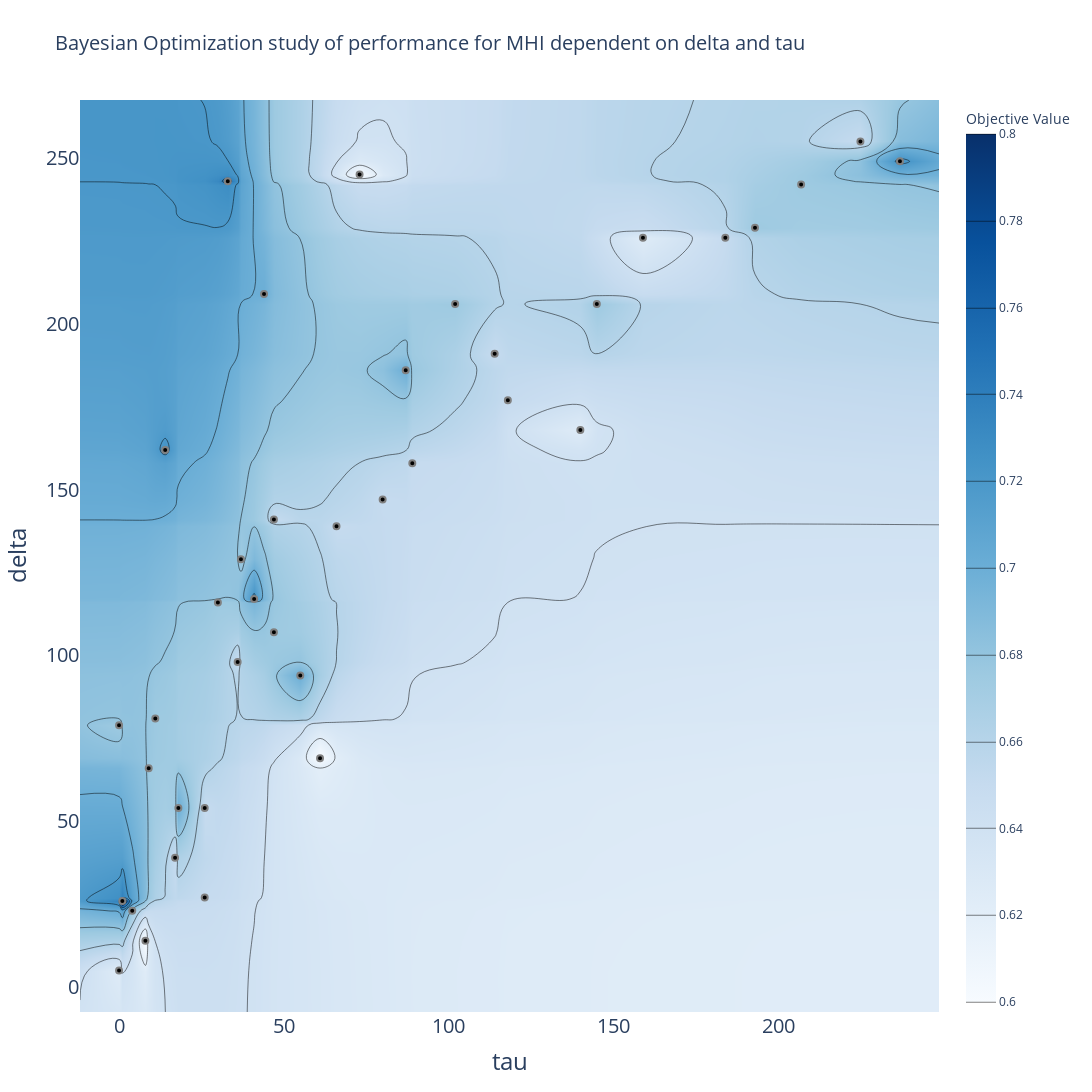

The notebook cell saved with this chart:
### Code cell
fig.update_layout(width=1200, height=1200)
# Update x-axis properties
fig.update_xaxes(
    title="tau",  # Set the name of the x-axis
    tickfont=dict(size=20),  # Set the size of tick labels
    title_font=dict(size=24) # Set the size of the axis title
)

# Update y-axis properties
fig.update_yaxes(
    title="delta",  # Set the name of the y-axis
    tickfont=dict(size=20),  # Set the size of tick labels
    title_font=dict(size=24) # Set the size of the axis title
)

fig.update_layout(title_text="Bayesian Optimization study of performance for MHI dependent on delta and tau", title_font_size=20)  # Set the title and its font size

fig.show()

### Figure 1 — Plotly figure (JSON) as saved in the notebook; plotly's stock layout.template omitted (floating-point values rounded to 4 significant figures; data arrays with more than 128 entries replaced by an {"elided": "..."} marker saying what was removed)
{"data": [{"autocontour": true, "colorbar": {"title": {"text": "Objective Value"}}, "colorscale": [[0, "rgb(247,251,255)"], [0.125, "rgb(222,235,247)"], [0.25, "rgb(198,219,239)"], [0.375, "rgb(158,202,225)"], [0.5, "rgb(107,174,214)"], [0.625, "rgb(66,146,198)"], [0.75, "rgb(33,113,181)"], [0.875, "rgb(8,81,156)"], [1, "rgb(8,48,107)"]], "connectgaps": true, "contours": {"coloring": "heatmap", "end": 0.8, "size": 0.02, "start": 0.6}, "hoverinfo": "none", "line": {"smoothing": 1.3}, "reversescale": false, "type": "contour", "x": [-11.85, 0, 1, 4, 8, 9, 11, 14, 17, 18, 26, 30, 33, 36, 37, 41, 44, 47, 55, 61, 66, 73, 80, 87, 89, 102, 114, 118, 140, 145, 159, 184, 193, 207, 225, 237, 248.8], "y": [-7.5, 5, 14, 23, 26, 27, 39, 54, 66, 69, 79, 81, 94, 98, 107, 116, 117, 129, 139, 141, 147, 158, 162, 168, 177, 186, 191, 206, 209, 226, 229, 242, 243, 245, 249, 255, 267.5], "z": {"elided": "37x37 float values"}}, {"marker": {"color": "black", "line": {"color": "Gray", "width": 2}}, "mode": "markers", "name": "Feasible Trial", "showlegend": false, "type": "scatter", "x": [11, 140, 237, 66, 8, 1, 33, 118, 61, 26, 0, 73, 44, 30, 17, 102, 41, 26, 0, 47, 36, 225, 184, 87, 159, 193, 89, 145, 207, 55, 18, 37, 114, 14, 47, 80, 4, 9], "y": [81, 168, 249, 139, 14, 26, 243, 177, 69, 27, 79, 245, 209, 116, 39, 206, 117, 54, 5, 141, 98, 255, 226, 186, 226, 229, 158, 206, 242, 94, 54, 129, 191, 162, 107, 147, 23, 66]}, {"marker": {"color": "#cccccc", "line": {"color": "Gray", "width": 2}}, "mode": "markers", "name": "Infeasible Trial", "showlegend": false, "type": "scatter", "x": [], "y": []}], "layout": {"height": 1200, "title": {"font": {"size": 20}, "text": "Bayesian Optimization study of performance for MHI dependent on delta and tau"}, "width": 1200, "xaxis": {"range": [-11.85, 248.8], "tickfont": {"size": 20}, "title": {"font": {"size": 24}, "text": "tau"}, "type": "linear"}, "yaxis": {"range": [-7.5, 267.5], "tickfont": {"size": 20}, "title": {"font": {"size": 24}, "text": "delta"}, "type": "linear"}}}
